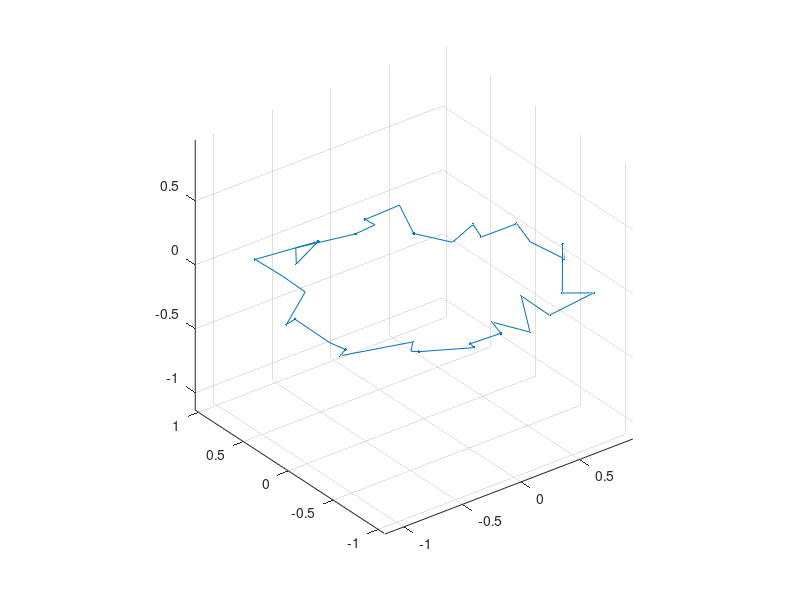

Source code (MATLAB): (Note: this script raises an error after producing the figure.)
clear;
% curve shortening
dt = 0.01;
convergence_thresh = 1e-8;

% momentum primal
beta = .75;%0.999;

% momentum dual
dual_gain = 2.; %5.0;%1.75;      % scale on the dual step, try 1.0–2.0
eps_dual  = .1; %1.;%0.05;     % small derivative correction, try 0–0.1

%% Generate curve
N = 35;%32;
x = randn(N,1)-0.5;
y = randn(N,1)-0.5;
z = randn(N,1)-0.5;
gamma_rand = [x,y,z];

%initialize new init curve
theta = linspace(0,2*pi,N+1)'; theta = theta(1:N);
x = cos(theta);
y = sin(theta);
z = 0*theta;

gamma = [x,y,z];

gamma = gamma + 0.1 * gamma_rand;

N_experiments = 240;
eps_tmp = 1e-3;

% Sample interval in log-scale
tmp = linspace(log(eps_tmp), log(1000*pi + eps_tmp), N_experiments);
V_vals = exp(tmp) - eps_tmp;
% V_vals = linspace(1e-2,75*pi, N_experiments);

%% Loop thorugh a number of experiments
for val = 1:N_experiments

    
    %load('curve_42.mat');
    %gamma = [xx,yy,zz];
    %N = length(xx);
    
    %% Specify constraints
    V = [ 0. , 0.,  V_vals(val) ];
    A = [ -pi, 0., pi ] ;% / norm(V) ;
    %[A,V] = ComputeAreaVolume(xx,yy,zz);
    lambda_area = [0,0,0];
    dlambda_area = [0,0,0];
    lambda_vol = [0,0,0];
    dlambda_vol = [0,0,0];
    
    % adaptive step size
    %dt = ( dt * norm(A) ) / ( 1 + dot( A/norm(A) , V) );
    
    %% Prepare indices
    I = (1:N)';
    Ip = [(2:N)';1];
    Im = [N;(1:N-1)'];
    
    %% Laplacian
    L_row = [I;I;I];
    L_col = [I;Ip;Im];
    L_val = [2*ones(N,1);-1*ones(N,1);-1*ones(N,1)];
    L = sparse(L_row,L_col,L_val,N,N);
    M = speye(N);
    
    x = gamma(:,1);
    y = gamma(:,2);
    z = gamma(:,3);
    plotted_line = plot3([x;x(1)],[y;y(1)],[z;z(1)],'.-');
    
    
    grid on
    axis equal
    cameratoolbar
    drawnow
    
    %% Main iteration
    maxiter = 1000000;
    % maxiter = 25000;
    % maxiter = 15000;
    % maxiter = 10;
    
    % Area or Area+Volume Constraints
    volume_calc = true;
    
    % Momentum added to primal
    add_primal_momentum = true;
    
    % Momentum added to dual
    add_dual_momentum = true;
    
    % previous residuals for derivative correction
    G_area_prev = [0, 0, 0];
    G_vol_prev  = [0, 0, 0];
    
    % Vectorized volume gradient
    vectorize_gradients = true;
    
    gamma_old = zeros(size(gamma));
    
    gamma_prev = gamma;
    
    for iter = 1:maxiter
        % Decide extrapolated configuration
        if (add_primal_momentum == false)
            % no momentum
            gamma_tilde = gamma;
        else
            % momentum step
            gamma_tilde = gamma + beta * (gamma - gamma_prev);
        end
    
        % This is the configuration at which we evaluate gradients
        gamma_p = gamma_tilde;
    
        % update history for next iteration
        gamma_prev = gamma;
    
        % Neighbors
        gamma_Im = gamma_p(Im,:);
        gamma_I  = gamma_p(I,:);
        gamma_Ip = gamma_p(Ip,:);
    
        % Edge vectors for area gradient (note: choose one convention and stick to it)
        edge2 = gamma_Im - gamma_Ip;
    
        % Basis vectors
        ex = [1, 0, 0];
        ey = [0, 1, 0];
        ez = [0, 0, 1];
    
        Ex = repmat(ex, N, 1);
        Ey = repmat(ey, N, 1);
        Ez = repmat(ez, N, 1);
    
        %% Area gradient at gamma_tilde
        grad_Ax_gamma = cross(Ex, edge2, 2);
        grad_Ay_gamma = cross(Ey, edge2, 2);
        grad_Az_gamma = cross(Ez, edge2, 2);
    
        %% Volume gradient at gamma_tilde
        area_cross_m = cross(gamma_Im, gamma_I,  2);
        area_cross_p = cross(gamma_I,  gamma_Ip, 2);
        midpoints_m  = 0.5 * (gamma_Im + gamma_I);
        midpoints_p  = 0.5 * (gamma_I  + gamma_Ip);
    
        gamma_p_m = gamma_Im;
        gamma_p_p = gamma_Ip;
    
        % x components
        first_term_p_x = -(1/6) * cross(Ex, area_cross_m, 2);
        first_term_m_x = -(1/6) * cross(Ex, area_cross_p, 2);
    
        second_term_m_x_tmp = cross(Ex, midpoints_m, 2);
        second_term_p_x_tmp = cross(Ex, midpoints_p, 2);
    
        second_term_m_x =  (1/3) * cross(second_term_m_x_tmp, gamma_p_m, 2);
        second_term_p_x = -(1/3) * cross(second_term_p_x_tmp, gamma_p_p, 2);
    
        grad_Vx_gamma = first_term_m_x + first_term_p_x + second_term_m_x + second_term_p_x;
    
        % y components
        first_term_p_y = -(1/6) * cross(Ey, area_cross_m, 2);
        first_term_m_y = -(1/6) * cross(Ey, area_cross_p, 2);
    
        second_term_m_y_tmp = cross(Ey, midpoints_m, 2);
        second_term_p_y_tmp = cross(Ey, midpoints_p, 2);
    
        second_term_m_y =  (1/3) * cross(second_term_m_y_tmp, gamma_p_m, 2);
        second_term_p_y = -(1/3) * cross(second_term_p_y_tmp, gamma_p_p, 2);
    
        grad_Vy_gamma = first_term_m_y + first_term_p_y + second_term_m_y + second_term_p_y;
    
        % z components
        first_term_p_z = -(1/6) * cross(Ez, area_cross_m, 2);
        first_term_m_z = -(1/6) * cross(Ez, area_cross_p, 2);
    
        second_term_m_z_tmp = cross(Ez, midpoints_m, 2);
        second_term_p_z_tmp = cross(Ez, midpoints_p, 2);
    
        second_term_m_z =  (1/3) * cross(second_term_m_z_tmp, gamma_p_m, 2);
        second_term_p_z = -(1/3) * cross(second_term_p_z_tmp, gamma_p_p, 2);
    
        grad_Vz_gamma = first_term_m_z + first_term_p_z + second_term_m_z + second_term_p_z;
    
        %% Build gradient of the augmented Lagrangian
        if (volume_calc == false)
            g = ((lambda_area(1) + dlambda_area(1)) * grad_Ax_gamma) + ...
                ((lambda_area(2) + dlambda_area(2)) * grad_Ay_gamma) + ...
                ((lambda_area(3) + dlambda_area(3)) * grad_Az_gamma);
        else
            g = ((lambda_area(1) + dlambda_area(1)) * grad_Ax_gamma) + ...
                ((lambda_area(2) + dlambda_area(2)) * grad_Ay_gamma) + ...
                ((lambda_area(3) + dlambda_area(3)) * grad_Az_gamma) + ...
                ((lambda_vol(1)  + dlambda_vol(1))  * grad_Vx_gamma) + ...
                ((lambda_vol(2)  + dlambda_vol(2))  * grad_Vy_gamma) + ...
                ((lambda_vol(3)  + dlambda_vol(3))  * grad_Vz_gamma);
        end
    
        %% Preconditioned step
        rhs   = gamma_tilde - dt * g;
        gamma = (M + dt*L) \ rhs;
    
        %% Constraints and multipliers (as before, evaluated at gamma)
        % areas_cross_tri = cross(gamma(I,:), gamma(Ip,:), 2);
        % midpoints       = 0.5*(gamma(I, :) + gamma(Ip, :));
        % area            = 0.5*sum(areas_cross_tri);
        % vol             = (1/3) * sum(cross(midpoints, areas_cross_tri, 2));
    
        % G_area       = area - A;
        % dlambda_area = dt*G_area;
        % lambda_area  = lambda_area + dlambda_area;
    
        % G_vol        = vol - V;
        % dlambda_vol  = dt*G_vol;
        % lambda_vol   = lambda_vol + dlambda_vol;
        
        %% Compute corresponding area/volume constraints and lambda
        areas_cross_tri = cross(gamma(I,:), gamma(Ip,:), 2);
        midpoints       = 0.5*(gamma(I, :) + gamma(Ip, :));
        area            = 0.5*sum(areas_cross_tri);
        vol             = (1/3) * sum(cross(midpoints, areas_cross_tri, 2));
    
        G_area = area - A;          % 1x3
        G_vol  = vol  - V;          % 1x3
    
        if (add_dual_momentum == false)
            dlambda_area = dt*G_area;
            lambda_area  = lambda_area + dlambda_area;
        
            dlambda_vol  = dt*G_vol;
            lambda_vol   = lambda_vol + dlambda_vol;
       else
            % dual update with gain and derivative correction
            dlambda_area = dual_gain * dt * G_area ...
                         + eps_dual * (G_area - G_area_prev);
        
            dlambda_vol  = dual_gain * dt * G_vol  ...
                         + eps_dual * (G_vol  - G_vol_prev);
        
            lambda_area = lambda_area + dlambda_area;
            lambda_vol  = lambda_vol  + dlambda_vol;
        
            % store residuals for next iteration
            G_area_prev = G_area;
            G_vol_prev  = G_vol;
        end
        
    
        %% plotting etc. unchanged
        if mod(iter, 250) == 0
            x = gamma(:,1); y = gamma(:,2); z = gamma(:,3);
            plotted_line.XData = [x;x(1)];
            plotted_line.YData = [y;y(1)];
            plotted_line.ZData = [z;z(1)];
            axis equal
            title({ ...
                ['iter = ', num2str(iter), ' (maxiter = ', num2str(maxiter), ')', '  |  experiment = ', num2str(val), ' (N_experiments = ', num2str(N_experiments), ')'], ...
                ['G_{area,x} = ', num2str(G_area(1)), ...
                 '   G_{area,y} = ', num2str(G_area(2)), ...
                 '   G_{area,z} = ', num2str(G_area(3))], ...
                 ['G_{vol,x} = ', num2str(G_vol(1)), ...
                 '   G_{vol,y} = ', num2str(G_vol(2)), ...
                 '   G_{vol,z} = ', num2str(G_vol(3))] ...
            });
            drawnow
        end

        error = norm(G_area) + norm(G_vol);
        if (error < convergence_thresh)
             gamma_renormalized = gamma * norm(V) / norm(A);
             save_polyline_obj(gamma_renormalized , val);
             break
        end
    end
end


%% Gradient Calculation

% COME UP WITH SOME NEW MATRIX/VECTOR FORMULATION...  (x^T)Ax, x is
% 3*3x1 vector/ 3x3 matrix (or N instead of 3, if 3 doesn't represent
% (i-1,i,i+1)


% Input vector 
function cross_matrix = cross_vec2mat(vec)
    cross_matrix = [0, -vec(3), vec(2);
                    vec(3), 0, -vec(1);
                    -vec(2), vec(1), 0];
%    cross_matrix = cross_matrix';
end


function save_polyline_obj(gamma, iter)
% save_polyline_obj  Write a closed polyline OBJ for iteration "iter".
%
%   gamma : N-by-3 array of vertex positions
%   iter  : iteration number used in the filename

    % folder structure relative to this file
    basepath = fileparts(mfilename('fullpath'));
    export_folder = fullfile(basepath, 'export', 'LogScale_1e-2_to_25PI_renorm');

    if ~exist(export_folder, 'dir')
        mkdir(export_folder);
    end

    % close the loop
    X = [gamma(:,1); gamma(1,1)];
    Y = [gamma(:,2); gamma(1,2)];
    Z = [gamma(:,3); gamma(1,3)];
    N = numel(X);

    % file name
    fname = fullfile(export_folder, sprintf('polyline_iter%d.obj', iter));
    fid = fopen(fname, 'w');

    % vertices
    for k = 1:N
        fprintf(fid, 'v %.8f %.8f %.8f\n', X(k), Y(k), Z(k));
    end

    % polyline element
    fprintf(fid, 'l');
    for k = 1:N
        fprintf(fid, ' %d', k);
    end
    fprintf(fid, '\n');

    fclose(fid);
end